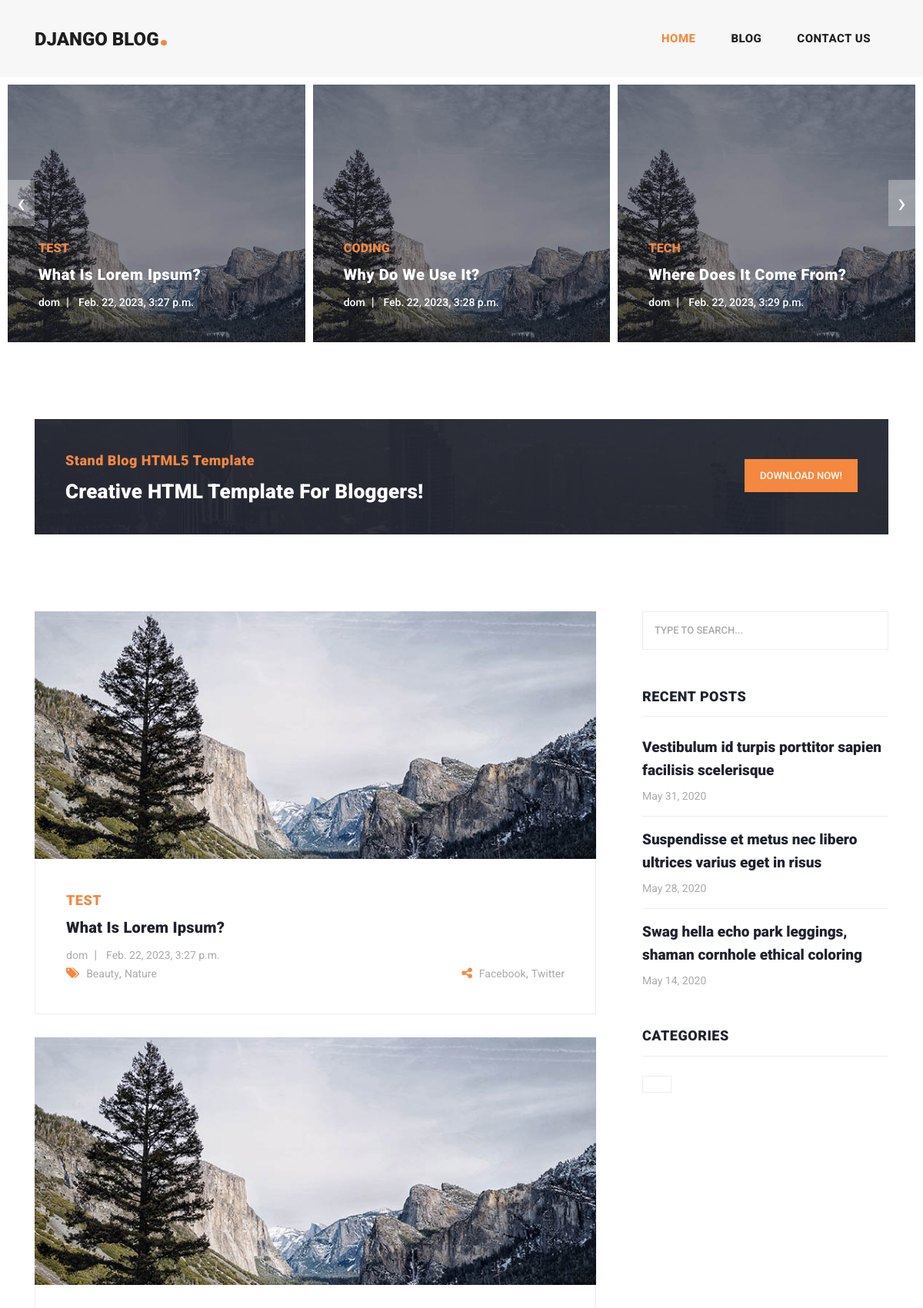
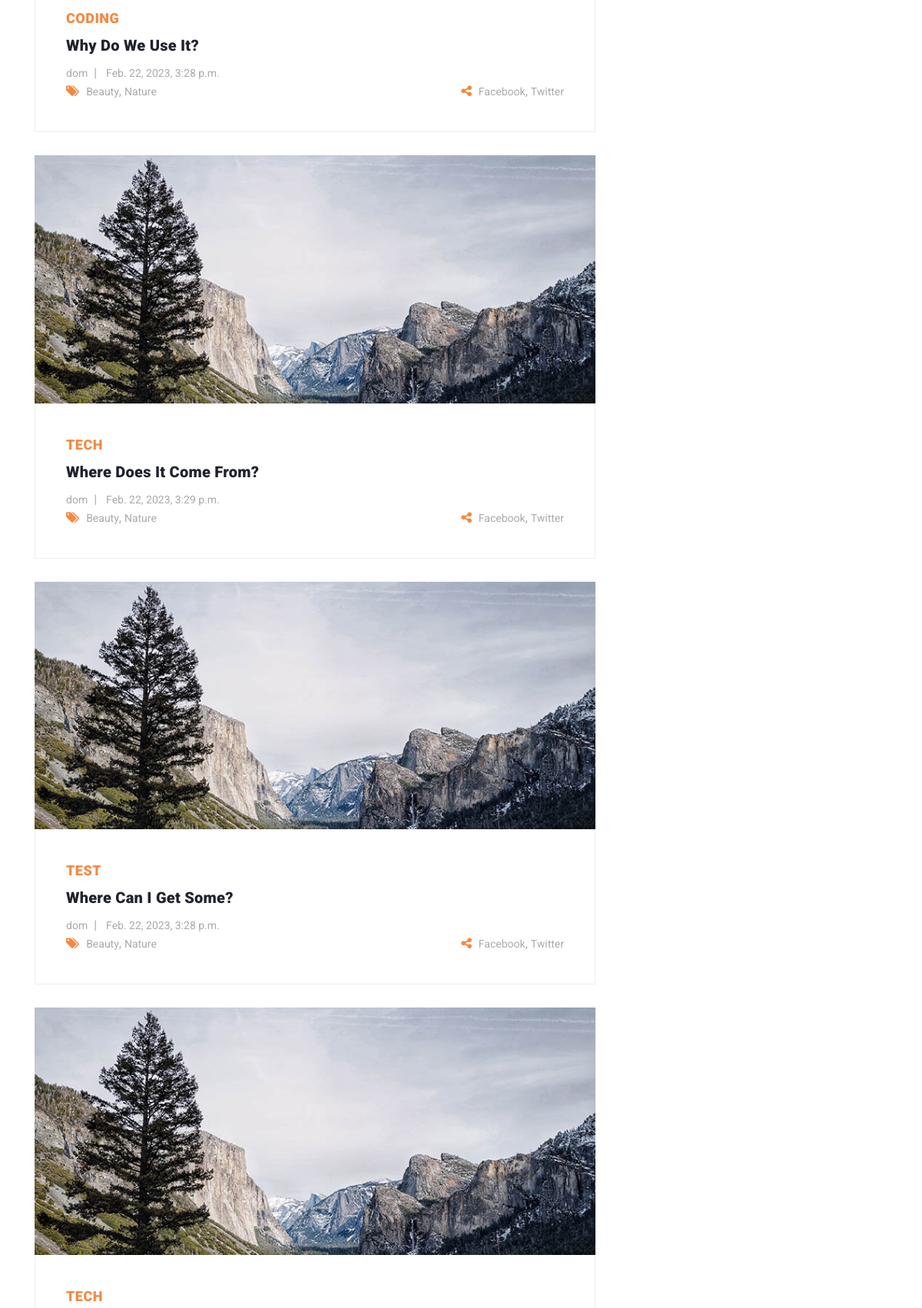
The page / (upper part) on the database its author committed (2 pictures, top to bottom).
### posts/models.py (models this page shows, shortened)
class Post(models.Model):
    title = models.CharField(max_length=100)
    content = models.TextField()
    category = models.ForeignKey(Category, on_delete=models.CASCADE)
    date = models.DateTimeField(auto_now=True)
    author = models.ForeignKey(User, on_delete=models.CASCADE)

### categories/models.py (models this page shows)
class Category(models.Model):
    name=models.CharField(max_length=50, blank=True, null=True)
    def __str__(self):
        return self.name

### posts/views.py (the view)
# urls.py: 2. Add a URL to urlpatterns:  path('', views.home, name='home')
def home(request):
    post = Post.objects.all()
    cat = category(request)
    context = {
        'posts': post,
        'category': cat
    }
    return render(request, 'posts/home.html', context)

### categories/views.py (called while the page is built)
def category(request):
    category = Category.objects.all()
    return {'category': category}

### posts/templates/posts/home.html (shortened to what this page needs)
{% extends 'base.html' %}
{% load static %}
{% block content %}
  <body>
    <div class="main-banner header-text">
      <div class="container-fluid">
        <div class="owl-banner owl-carousel">
          {% for post in posts %}
          <div class="item">
            <img src="{% static 'assets/images/banner-item-01.jpg' %}" alt="">
            <div class="item-content">
              <div class="main-content">
                <div class="meta-category">
                  <span>{{post.category}}</span>
                </div>
                <a href="post-details.html"><h4>{{post.title}}</h4></a>
                <ul class="post-info">
                  <li><a href="#">{{post.author}}</a></li>
                  <li><a href="#">{{post.date}}</a></li>
                </ul>
              </div>
            </div>
          </div>
          {% endfor %}
        </div>
      </div>
    </div>
    <section class="call-to-action">
      <div class="container">
        <div class="row">
          <div class="col-lg-12">
            <div class="main-content">
              <div class="row">
                <div class="col-lg-8">
                  <span>Stand Blog HTML5 Template</span>
                  <h4>Creative HTML Template For Bloggers!</h4>
                </div>
                <div class="col-lg-4">
                  <div class="main-button">
                    <a rel="nofollow" href="https://templatemo.com/tm-551-stand-blog" target="_parent">Download Now!</a>
                  </div>
                </div>
              </div>
            </div>
          </div>
        </div>
      </div>
    </section>
    <section class="blog-posts">
      <div class="container">
        <div class="row">
          <div class="col-lg-8">
            <div class="all-blog-posts">
              {% for post in posts %}
              <div class="row">
                <div class="col-lg-12">
                  <div class="blog-post">
                    <div class="blog-thumb">
                      <img src="{% static 'assets/images/blog-post-01.jpg' %}" alt="">
                    </div>
                    <div class="down-content">
                      <span>{{post.category}}</span>
                      <a href="post-details.html"><h4>{{post.title}}</h4></a>
                      <ul class="post-info">
                        <li><a href="#">{{post.author}}</a></li>
                        <li><a href="#">{{post.date}}</a></li>
                      </ul>
                      <div class="post-options">
                        <div class="row">
                          <div class="col-6">
                            <ul class="post-tags">
                              <li><i class="fa fa-tags"></i></li>
                              <li><a href="#">Beauty</a>,</li>
                              <li><a href="#">Nature</a></li>
                            </ul>
                          </div>
                          <div class="col-6">
                            <ul class="post-share">
                              <li><i class="fa fa-share-alt"></i></li>
                              <li><a href="#">Facebook</a>,</li>
                              <li><a href="#"> Twitter</a></li>
                            </ul>
                          </div>
                        </div>
                      </div>
                    </div>
                  </div>
                </div>
              </div>
              {% endfor %}
            </div>
          </div>
          <div class="col-lg-4">
            <div class="sidebar">
              <div class="row">
                <div class="col-lg-12">
                  <div class="sidebar-item search">
                    <form id="search_form" name="gs" method="GET" action="#">
                      <input type="text" name="q" class="searchText" placeholder="type to search..." autocomplete="on">
                    </form>
                  </div>
                </div>
                <div class="col-lg-12">
                  <div class="sidebar-item recent-posts">
                    <div class="sidebar-heading">
                      <h2>Recent Posts</h2>
                    </div>
                    <div class="content">
                      <ul>
                        <li><a href="post-details.html">
                          <h5>Vestibulum id turpis porttitor sapien facilisis scelerisque</h5>
                          <span>May 31, 2020</span>
                        </a></li>
                        <li><a href="post-details.html">
                          <h5>Suspendisse et metus nec libero ultrices varius eget in risus</h5>
                          <span>May 28, 2020</span>
                        </a></li>
                        <li><a href="post-details.html">
                          <h5>Swag hella echo park leggings, shaman cornhole ethical coloring</h5>
                          <span>May 14, 2020</span>
                        </a></li>
                      </ul>
                    </div>
                  </div>
                </div>
                <div class="col-lg-12">
                  <div class="sidebar-item tags">
                    <div class="sidebar-heading">
                      <h2>Categories</h2>
                    </div>
                    <div class="content">
                      <ul>
                        {% for cat in category %}
                        <li><a href="#">{{ cat.name }}</a></li>
                        {% endfor %}
                      </ul>
                    </div>
                  </div>
                </div>
              </div>
            </div>
          </div>
        </div>
      </div>
    </section>
{% endblock %}

### posts/templates/base.html (shortened to what this page needs)
{% load static %}
<!DOCTYPE html>
<html lang="en">
<header class="">
      <nav class="navbar navbar-expand-lg">
        <div class="container">
          <a class="navbar-brand" href="index.html"><h2>Django Blog<em>.</em></h2></a>
          <div class="collapse navbar-collapse" id="navbarResponsive">
            <ul class="navbar-nav ml-auto">
              <li class="nav-item active">
                <a class="nav-link" href="{% url 'home:home' %}">Home
                </a>
              </li>
              <li class="nav-item">
                <a class="nav-link" href="{% url 'home:blog' %}">Blog </a>
              </li>
                <li class="nav-item">
                <a class="nav-link" href="">Contact Us </a>
              </li>
            </ul>
          </div>
        </div>
      </nav>
    </header>
 <head>
    <link href="{% static 'vendor/bootstrap/css/bootstrap.min.css' %}" rel="stylesheet">
    <link rel="stylesheet" href="{% static 'assets/css/fontawesome.css' %}">
    <link rel="stylesheet" href="{% static 'assets/css/templatemo-stand-blog.css' %}">
    <link rel="stylesheet" href="{% static 'assets/css/owl.css' %}">
  </head>
    {% block content %}
    {% endblock %}

### rows shown on the page
Post: category "TEST", title "What Is Lorem Ipsum?", author "dom", date "Feb. 22, 2023, 3:27 p.m."
Post: category "CODING", title "Why Do We Use It?", author "dom", date "Feb. 22, 2023, 3:28 p.m."
Post: category "TECH", title "Where Does It Come From?", author "dom", date "Feb. 22, 2023, 3:29 p.m."
Post: category "TEST", title "Where Can I Get Some?", author "dom", date "Feb. 22, 2023, 3:28 p.m."
Post: category "TECH"
